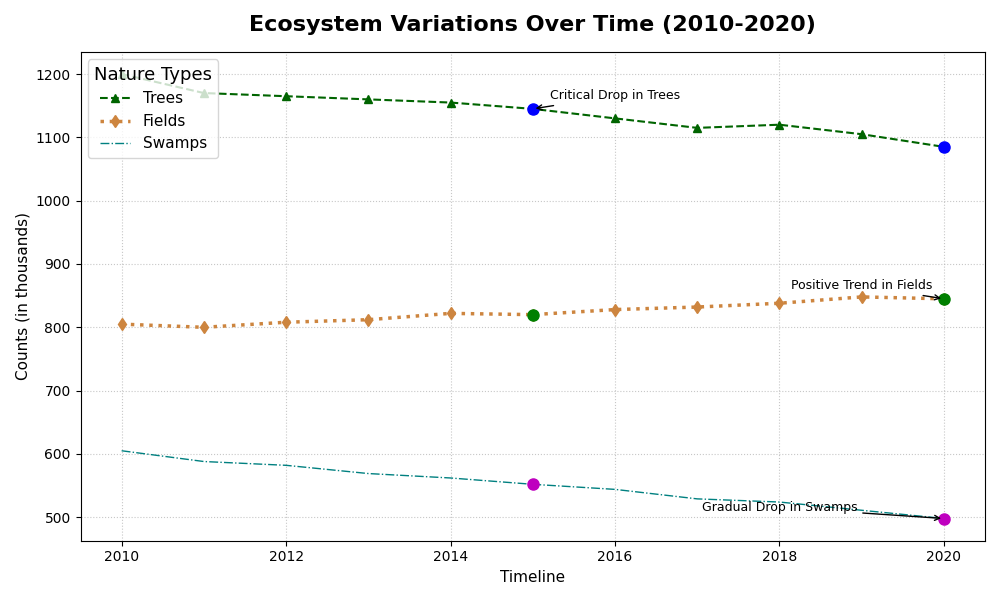

Python code for this plot:
import matplotlib.pyplot as plt
import numpy as np

years = np.arange(2010, 2021)

forest_population = [1200, 1170, 1165, 1160, 1155, 1145, 1130, 1115, 1120, 1105, 1085]
grassland_population = [805, 800, 808, 812, 822, 820, 828, 832, 838, 848, 845]
wetland_population = [605, 588, 582, 569, 562, 552, 544, 529, 524, 511, 498]

fig, ax = plt.subplots(figsize=(10, 6))

ax.plot(years, forest_population, label='Trees', color='darkgreen', linewidth=1.5, linestyle='--', marker='^')
ax.plot(years, grassland_population, label='Fields', color='peru', linewidth=2.5, linestyle=':', marker='d')
ax.plot(years, wetland_population, label='Swamps', color='teal', linewidth=1, linestyle='-.')

significant_years = [2015, 2020]
significant_values_forest = [1145, 1085]
significant_values_grassland = [820, 845]
significant_values_wetland = [552, 498]

ax.plot(significant_years, significant_values_forest, 'bo', markersize=8)
ax.plot(significant_years, significant_values_grassland, 'go', markersize=8)
ax.plot(significant_years, significant_values_wetland, 'mo', markersize=8)

ax.annotate('Critical Drop in Trees', xy=(2015, 1145), 
            xytext=(2016, 1160), arrowprops=dict(facecolor='orange', arrowstyle='->'),
            fontsize=9, ha='center')
ax.annotate('Positive Trend in Fields', xy=(2020, 845), 
            xytext=(2019, 860), arrowprops=dict(facecolor='red', arrowstyle='->'),
            fontsize=9, ha='center')
ax.annotate('Gradual Drop in Swamps', xy=(2020, 498), 
            xytext=(2018, 510), arrowprops=dict(facecolor='blue', arrowstyle='->'),
            fontsize=9, ha='center')

ax.set_title('Ecosystem Variations Over Time (2010-2020)', fontsize=16, fontweight='bold', pad=15)
ax.set_xlabel('Timeline', fontsize=11)
ax.set_ylabel('Counts (in thousands)', fontsize=11)

ax.grid(True, linestyle=':', alpha=0.7)
ax.legend(title='Nature Types', fontsize=11, title_fontsize='13', loc='upper left')

plt.tight_layout()
plt.show()
